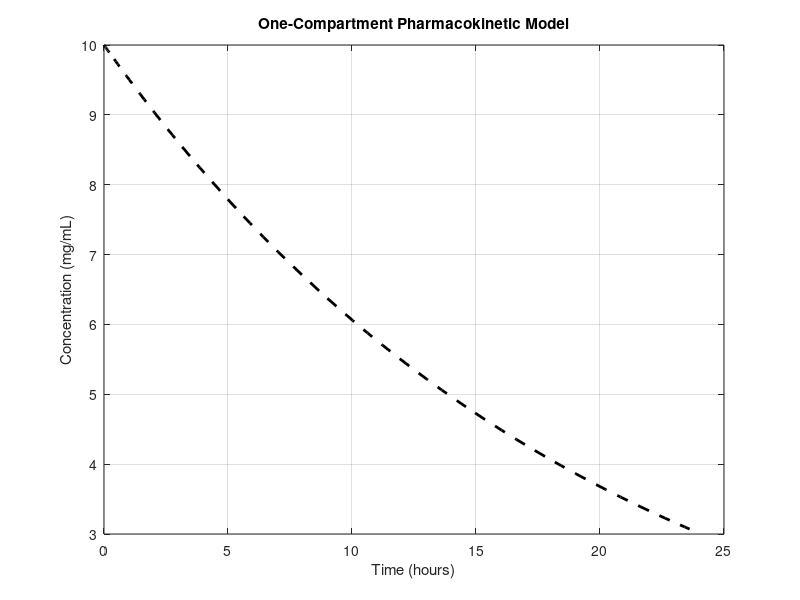

The MATLAB source for this figure:
function one_compartment_model()
    % Define parameters and initial conditions
    k_elim = 0.05; % Elimination rate constant
    
    V1 = 100;    % Volume of compartment 1 (mL)
    
    C1_0 = 10;   % Initial concentration in compartment 1 (mg/mL)
    
    initial_conditions = C1_0;
    
    % Time span for simulation (changed to 24 hours)
    tspan = [0, 24]; % Define the time span (0 to 24 hours)
    
    % Solve the system of ODEs using ODE45
    [t, C1] = ode45(@ode_system, tspan, initial_conditions);
    
    % Plot the concentration profile
    figure;
    plot(t, C1, 'black--', 'LineWidth', 2);
    xlabel('Time (hours)');
    ylabel('Concentration (mg/mL)');
    title('One-Compartment Pharmacokinetic Model');
    grid on;
    
    function dCdt = ode_system(t, C1)
        % System of ODEs representing the one-compartment model
        dC1dt = -k_elim * C1;
        dCdt = dC1dt;
    end
end